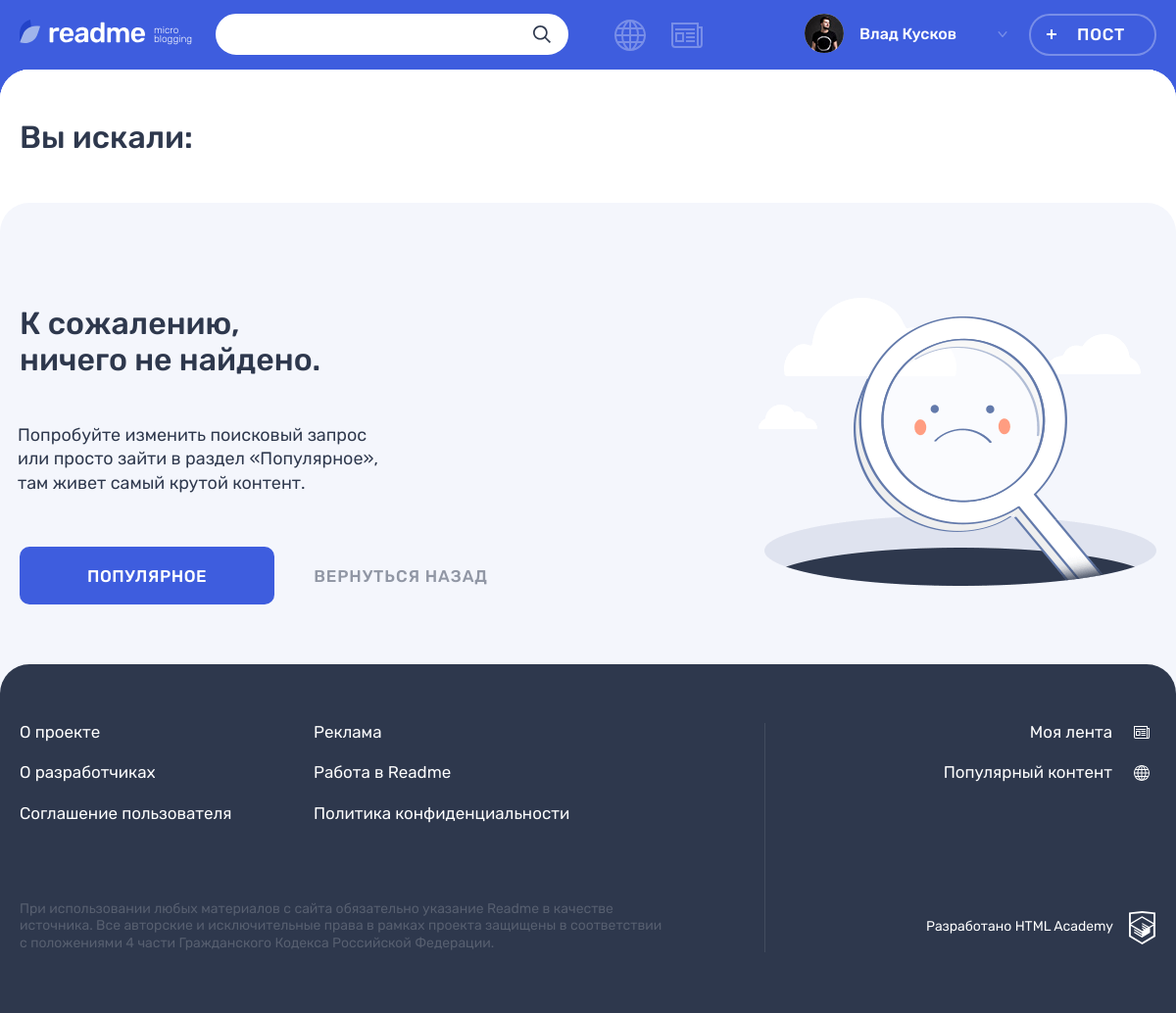
The page /search.php (signed in) on the database its author committed.
### tables this page shows
CREATE TABLE `users` (
  `id` int(11) NOT NULL,
  `dt_add` datetime NOT NULL DEFAULT CURRENT_TIMESTAMP,
  `email` varchar(535) NOT NULL,
  `login` varchar(535) NOT NULL,
  `password` varchar(60) NOT NULL,
  `avatar_path` varchar(256) DEFAULT NULL,
  `first_name` varchar(256) NOT NULL,
  `last_name` varchar(256) NOT NULL
);

### functions/template.php (called while the page is built, shortened)
<?php
function include_template($name, array $data = [])
{
    $name = 'templates/' . $name;
    extract($data);
    require $name;
    $result = ob_get_clean();
    return $result;
}

### functions/db.php (called while the page is built, shortened)
<?php
function get_array_db(mysqli $connection, string $request): array
{
    $query =  mysqli_query($connection, $request);
    if ($query == false) {
        print("Ошибка запроса в БД: " .  mysqli_error($connection));
        exit();
    } else {
        return mysqli_fetch_all($query, MYSQLI_ASSOC);
    }
}
function get_user(mysqli $connection, int $id): array
{
    $sql = "SELECT id, avatar_path, first_name, last_name, dt_add FROM `users` WHERE id = $id";
    $user = get_array_db($connection, $sql);
    return $user[0];
}

### templates/layout.php (the view, shortened to what this page needs)
<!DOCTYPE html>
<html lang="ru">
<head>
    <link rel="stylesheet" href="css/main.css">
</head>
<body class="page">
<header class="header">
    <div class="header__wrapper container">
        <div class="header__logo-wrapper">
            <a class="header__logo-link" href="index.php">
                <img class="header__logo" src="img/logo.svg" alt="Логотип readme" width="128" height="24">
            </a>
            <p class="header__topic">
                micro blogging
            </p>
        </div>
        <?php if (isset($user)): ?>
        <form class="header__search-form form" action="search.php" method="get">
            <div class="header__search">
                <input class="header__search-input form__input" name="query" type="search">
                <button class="header__search-button button" type="submit">
                    <svg class="header__search-icon" width="18" height="18">
                        <use xlink:href="#icon-search"></use>
                    </svg>
                </button>
            </div>
        </form>
        <?php endif; ?>
        <div class="header__nav-wrapper">
            <?php if (isset($user)): ?>
            <nav class="header__nav">
                <ul class="header__my-nav">
                    <li class="header__my-page header__my-page--popular">
                        <a class="header__page-link <?= ($main_class === "popular") ? "header__page-link--active" : ""?>" href="popular.php" title="Популярный контент">
                        </a>
                    </li>
                    <li class="header__my-page header__my-page--feed">
                        <a class="header__page-link <?= ($main_class === "feed") ? "header__page-link--active" : ""?>"  href="feed.php" title="Моя лента">
                        </a>
                    </li>
                </ul>
                <?php endif; ?>
                <ul class="header__user-nav">
                <?php if (isset($user)): ?>
                    <li class="header__profile">
                        <a class="header__profile-link" href="profile.php?id=<?=$user['id']?>">
                            <div class="header__avatar-wrapper">
                                <img class="header__profile-avatar" src="<?= $user['avatar_path'] ?>" alt="Аватар профиля">
                            </div>
                            <div class="header__profile-name">
                                <span>
                                    <?=$user['first_name'] . " " . $user['last_name']?>
                                </span>
                                <svg class="header__link-arrow" width="10" height="6">
                                    <use xlink:href="#icon-arrow-right-ad"></use>
                                </svg>
                            </div>
                        </a>
                    </li>
                    <?php endif; ?>
                    <?= $header_user_nav; ?>
                </ul>
            </nav>
        </div>
    </div>
</header>
<main class="page__main page__main--<?= $main_class; ?>">
    <?= $content; ?>
</main>
<footer class="footer">
    <div class="footer__wrapper">
        <div class="footer__container container">
            <div class="footer__site-info">
                <div class="footer__site-nav">
                    <ul class="footer__info-pages">
                        <li class="footer__info-page">
                            <a class="footer__page-link" href="#">О проекте</a>
                        </li>
                        <li class="footer__info-page">
                            <a class="footer__page-link" href="#">Реклама</a>
                        </li>
                        <li class="footer__info-page">
                            <a class="footer__page-link" href="#">О разработчиках</a>
                        </li>
                        <li class="footer__info-page">
                            <a class="footer__page-link" href="#">Работа в Readme</a>
                        </li>
                        <li class="footer__info-page">
                            <a class="footer__page-link" href="#">Соглашение пользователя</a>
                        </li>
                        <li class="footer__info-page">
                            <a class="footer__page-link" href="#">Политика конфиденциальности</a>
                        </li>
                    </ul>
                </div>
                <p class="footer__license">
                    При использовании любых материалов с сайта обязательно указание Readme в качестве источника. Все авторские и исключительные права в рамках проекта защищены в соответствии с положениями 4 части Гражданского Кодекса Российской Федерации.
                </p>
            </div>
            <div class="footer__my-info">
                <ul class="footer__my-pages">
                    <li class="footer__my-page footer__my-page--feed">
                        <a class="footer__page-link" href="feed.php">Моя лента</a>
                    </li>
                    <li class="footer__my-page footer__my-page--popular">
                        <a class="footer__page-link" href="popular.php">Популярный контент</a>
                    </li>
                </ul>
                <div class="footer__copyright">
                    <a class="footer__copyright-link" href="#">
                        <span>Разработано HTML Academy</span>
                        <svg class="footer__copyright-logo" width="27" height="34">
                            <use xlink:href="#icon-htmlacademy"></use>
                        </svg>
                    </a>
                </div>
            </div>
        </div>
    </div>
</footer>
</body>
</html>

### rows shown on the page
users: avatar_path (picture), first_name "Влад", last_name "Кусков"

### other values the page prints
$header_user_nav "ПОСТ"
